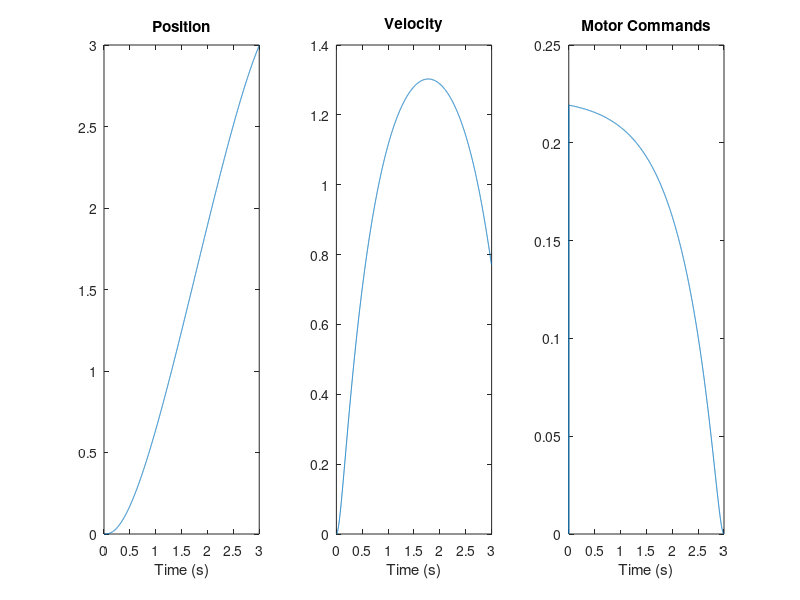

MATLAB code for this plot:
% Simulation of a 1D point-to-point reach in a finite horizon formulation.
% This script produces position, velocity, and motor command plots for the
% simulation. Parameters to adjust before starting: delt, simTime, Q, R.

clear all;
rng(1);

delt = 0.001; % time step length in secs
simTime = 3; % number of seconds to simulate movements
nstep = ceil(simTime/delt); % number of time steps

% accuracy and effort matrices
R = 0.00001; % effort cost- default is 0.0001
Q = [1 0 0 -1
    0 0 0 0
    0 0 0 0
    -1 0 0 1]*0.1;

% Single joint reaching movements:
G = .14;        % Viscous Constant: Ns/m
I = .1;         % Inertia Kgm2
tau = 0.066;    % Muscle time constant, s

A = [0 1 0;0 -G/I 1/I;0 0 -1/tau]; % build system dynamics matrix
A2 = expm(delt*A); % discretize A
Ad = blkdiag(A2,1); % augment A with target location dynamics

B = [0;0;1/tau;0]; % build input matrix
Bd = delt*B; % discretize B

order = size(Ad,1); % order of the system

x = zeros(order,nstep);
x(1,1) = 0; % hand starting position
x(4,1) = 3;
u = zeros(size(Bd,2),nstep); % movement commands

% calculate control law, L
P = zeros(order,order,nstep);
L = zeros(nstep,order);
P(:,:,end) = Q;
for i = 2:nstep
    P(:,:,nstep-i+1) = Ad'*P(:,:,nstep-i+2)*Ad - (Ad'*P(:,:,nstep-i+2)*Bd)*inv(R + Bd'*P(:,:,nstep-i+2)*Bd)*(Bd'*P(:,:,nstep-i+2)*Ad);
    L(nstep-i+1,:) = inv(R + Bd'*P(:,:,nstep-i+2)*Bd)*(Bd'*P(:,:,nstep-i+2)*Ad);
end

% simulate arm movements
for i = 2:nstep
    u(:,i) = -L(i-1,:)*x(:,i-1);
    x(:,i) = Ad*x(:,i-1) + Bd*u(:,i);
%     if i > 50000
%         x(4,i) = -2;
%     end
end

figure
subplot(1,3,1)
plot(0:delt:delt*nstep-delt,x(1,:))
title('Position')
xlabel('Time (s)')
subplot(1,3,2)
plot(0:delt:delt*nstep-delt,x(2,:))
title('Velocity')
xlabel('Time (s)')
subplot(1,3,3)
plot(0:delt:delt*nstep-delt,u)
title('Motor Commands')
xlabel('Time (s)')